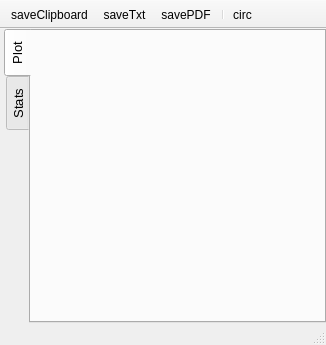
<?xml version="1.0" encoding="UTF-8"?>
<ui version="4.0">
 <class>RCFstats</class>
 <widget class="QMainWindow" name="RCFstats">
  <property name="geometry">
   <rect>
    <x>0</x>
    <y>0</y>
    <width>326</width>
    <height>345</height>
   </rect>
  </property>
  <property name="windowTitle">
   <string>MainWindow</string>
  </property>
  <property name="iconSize">
   <size>
    <width>20</width>
    <height>20</height>
   </size>
  </property>
  <property name="unifiedTitleAndToolBarOnMac">
   <bool>true</bool>
  </property>
  <widget class="QWidget" name="centralwidget">
   <layout class="QGridLayout" name="gridLayout_3">
    <property name="leftMargin">
     <number>4</number>
    </property>
    <property name="topMargin">
     <number>0</number>
    </property>
    <property name="rightMargin">
     <number>0</number>
    </property>
    <property name="bottomMargin">
     <number>0</number>
    </property>
    <item row="0" column="0">
     <widget class="QTabWidget" name="tabWidget">
      <property name="font">
       <font>
        <pointsize>10</pointsize>
       </font>
      </property>
      <property name="tabPosition">
       <enum>QTabWidget::West</enum>
      </property>
      <property name="currentIndex">
       <number>0</number>
      </property>
      <property name="neutrinoSave" stdset="0">
       <bool>true</bool>
      </property>
      <widget class="QWidget" name="tab">
       <attribute name="title">
        <string>Plot</string>
       </attribute>
       <layout class="QGridLayout" name="gridLayout">
        <property name="leftMargin">
         <number>0</number>
        </property>
        <property name="topMargin">
         <number>0</number>
        </property>
        <property name="rightMargin">
         <number>0</number>
        </property>
        <property name="bottomMargin">
         <number>0</number>
        </property>
       </layout>
      </widget>
      <widget class="QWidget" name="tab_2">
       <attribute name="title">
        <string>Stats</string>
       </attribute>
       <layout class="QGridLayout" name="gridLayout_2">
        <property name="leftMargin">
         <number>4</number>
        </property>
        <property name="topMargin">
         <number>0</number>
        </property>
        <property name="rightMargin">
         <number>0</number>
        </property>
        <property name="bottomMargin">
         <number>0</number>
        </property>
        <item row="3" column="0">
         <widget class="QLabel" name="label_4">
          <property name="font">
           <font>
            <pointsize>10</pointsize>
           </font>
          </property>
          <property name="text">
           <string>Surface</string>
          </property>
         </widget>
        </item>
        <item row="0" column="1">
         <widget class="QLineEdit" name="sum">
          <property name="font">
           <font>
            <pointsize>10</pointsize>
           </font>
          </property>
          <property name="text">
           <string/>
          </property>
          <property name="readOnly">
           <bool>true</bool>
          </property>
         </widget>
        </item>
        <item row="3" column="1">
         <widget class="QLineEdit" name="surface">
          <property name="readOnly">
           <bool>true</bool>
          </property>
         </widget>
        </item>
        <item row="1" column="1">
         <widget class="QLineEdit" name="mean">
          <property name="font">
           <font>
            <pointsize>10</pointsize>
           </font>
          </property>
          <property name="readOnly">
           <bool>true</bool>
          </property>
         </widget>
        </item>
        <item row="1" column="0">
         <widget class="QLabel" name="label_2">
          <property name="font">
           <font>
            <pointsize>10</pointsize>
           </font>
          </property>
          <property name="text">
           <string>Mean</string>
          </property>
          <property name="alignment">
           <set>Qt::AlignRight|Qt::AlignTrailing|Qt::AlignVCenter</set>
          </property>
         </widget>
        </item>
        <item row="2" column="1">
         <widget class="QLineEdit" name="variance">
          <property name="font">
           <font>
            <pointsize>10</pointsize>
           </font>
          </property>
          <property name="readOnly">
           <bool>true</bool>
          </property>
         </widget>
        </item>
        <item row="0" column="0">
         <widget class="QLabel" name="label">
          <property name="font">
           <font>
            <pointsize>10</pointsize>
           </font>
          </property>
          <property name="text">
           <string>Sum</string>
          </property>
          <property name="alignment">
           <set>Qt::AlignRight|Qt::AlignTrailing|Qt::AlignVCenter</set>
          </property>
         </widget>
        </item>
        <item row="2" column="0">
         <widget class="QLabel" name="label_3">
          <property name="font">
           <font>
            <pointsize>10</pointsize>
           </font>
          </property>
          <property name="text">
           <string>Variance</string>
          </property>
          <property name="alignment">
           <set>Qt::AlignRight|Qt::AlignTrailing|Qt::AlignVCenter</set>
          </property>
         </widget>
        </item>
        <item row="4" column="1">
         <spacer name="verticalSpacer">
          <property name="orientation">
           <enum>Qt::Vertical</enum>
          </property>
          <property name="sizeHint" stdset="0">
           <size>
            <width>20</width>
            <height>40</height>
           </size>
          </property>
         </spacer>
        </item>
       </layout>
      </widget>
     </widget>
    </item>
   </layout>
  </widget>
  <widget class="QToolBar" name="toolBar">
   <property name="windowTitle">
    <string>toolBar</string>
   </property>
   <property name="movable">
    <bool>false</bool>
   </property>
   <property name="floatable">
    <bool>false</bool>
   </property>
   <attribute name="toolBarArea">
    <enum>TopToolBarArea</enum>
   </attribute>
   <attribute name="toolBarBreak">
    <bool>false</bool>
   </attribute>
   <addaction name="actionSaveClipboard"/>
   <addaction name="actionSaveTxt"/>
   <addaction name="actionSavePDF"/>
   <addaction name="separator"/>
   <addaction name="actionCircle"/>
  </widget>
  <widget class="QStatusBar" name="statusBar">
   <property name="font">
    <font>
     <pointsize>10</pointsize>
    </font>
   </property>
  </widget>
  <action name="actionSaveClipboard">
   <property name="icon">
    <iconset>
     <normaloff>:icons//saveClipboard.png</normaloff>:icons//saveClipboard.png</iconset>
   </property>
   <property name="text">
    <string>saveClipboard</string>
   </property>
   <property name="toolTip">
    <string>Copy to Clipboard</string>
   </property>
  </action>
  <action name="actionSaveTxt">
   <property name="icon">
    <iconset>
     <normaloff>:icons//saveTxt.png</normaloff>:icons//saveTxt.png</iconset>
   </property>
   <property name="text">
    <string>saveTxt</string>
   </property>
   <property name="toolTip">
    <string>Export TXT</string>
   </property>
  </action>
  <action name="actionSavePDF">
   <property name="icon">
    <iconset>
     <normaloff>:icons//savePDF.png</normaloff>:icons//savePDF.png</iconset>
   </property>
   <property name="text">
    <string>savePDF</string>
   </property>
   <property name="toolTip">
    <string>Export PDF or SVG</string>
   </property>
  </action>
  <action name="actionCircle">
   <property name="icon">
    <iconset resource="../../../build-Neutrino-Desktop-Debug/src/qrc/icons.qrc">
     <normaloff>:/icons/ellipse.png</normaloff>:/icons/ellipse.png</iconset>
   </property>
   <property name="text">
    <string>circ</string>
   </property>
   <property name="toolTip">
    <string>Show Region</string>
   </property>
  </action>
 </widget>
 <resources>
  <include location="../../../build-Neutrino-Desktop-Debug/src/qrc/icons.qrc"/>
 </resources>
 <connections/>
</ui>
